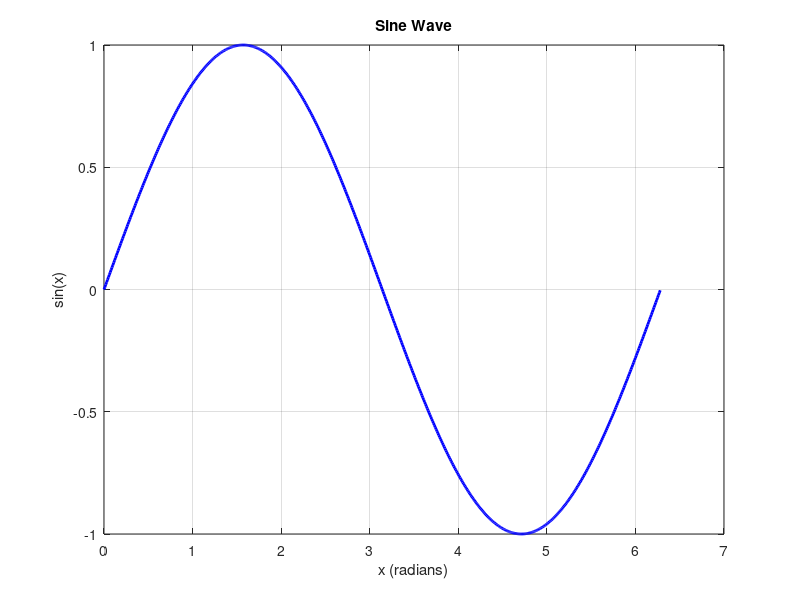

Write the MATLAB code that produced this figure.
% MATLAB script to plot a sine wave
x = 0:0.01:2*pi;  % Define x values from 0 to 2*pi
y = sin(x);       % Calculate sine values

% Create the plot
figure;
plot(x, y, 'b-', 'LineWidth', 2);
title('Sine Wave');
xlabel('x (radians)');
ylabel('sin(x)');
grid on;
